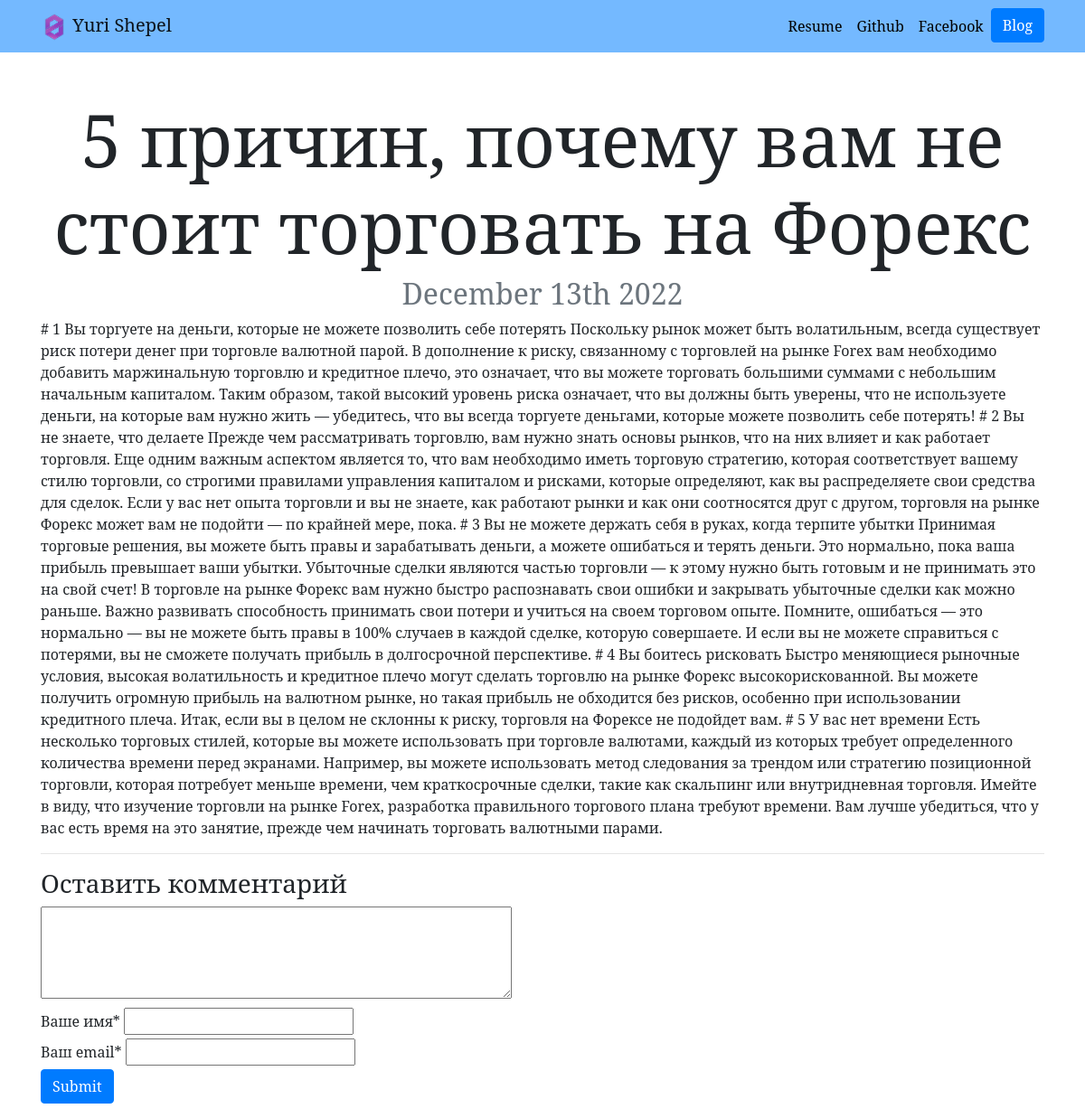
The page /blog/1/ on the database as committed earlier.
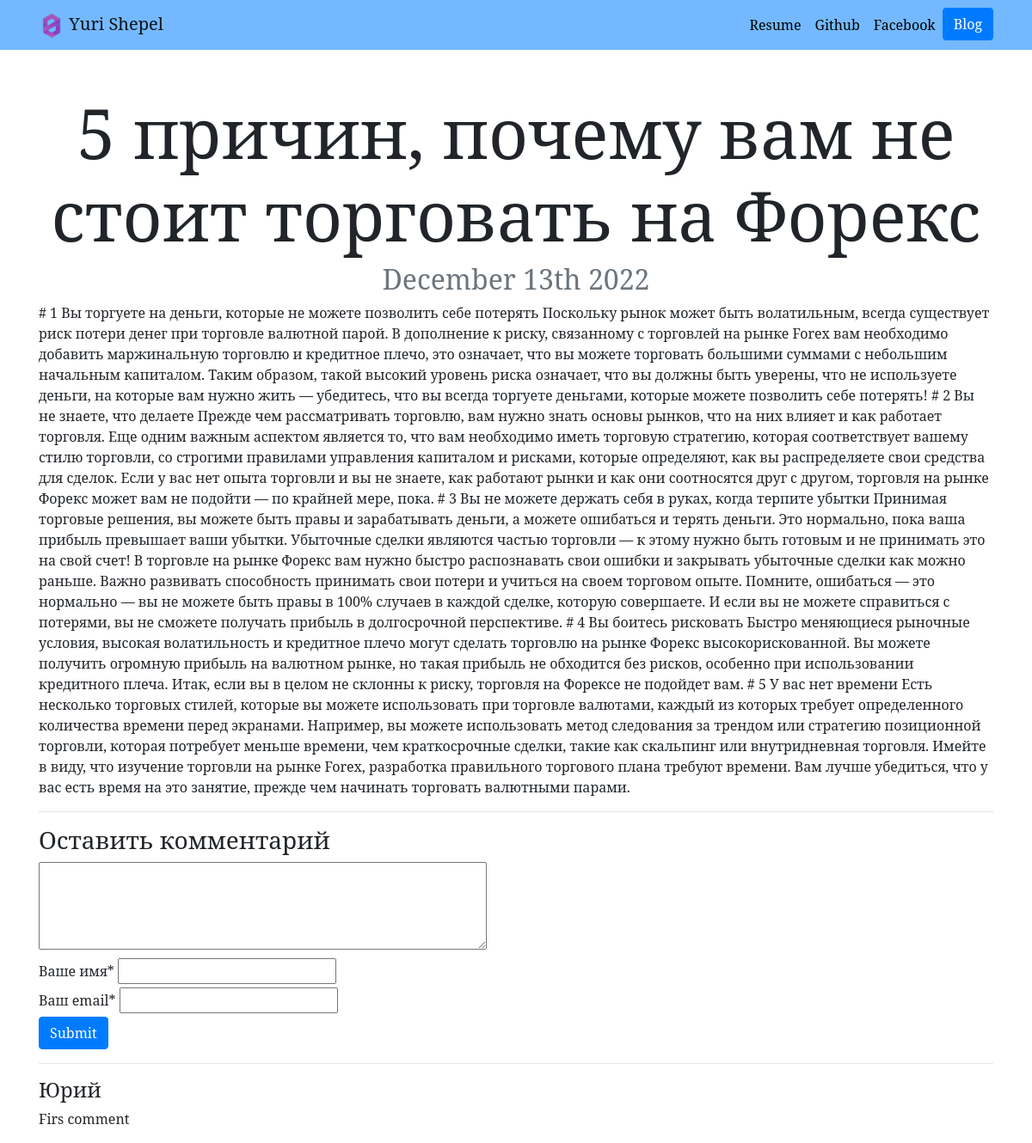
The same page on the database as committed later.
### blog/models.py (models this page shows, shortened)
class Comments(models.Model):
    name = models.CharField('Name', max_length=30)
    email = models.EmailField()
    text = models.TextField('Comment', max_length=500)
    post = models.ForeignKey(Post, on_delete=models.CASCADE)
    class Meta():
        verbose_name = 'Comments'
        verbose_name_plural = 'Comments'

### blog/views.py (the view)
# urls.py: path('<int:post_id>/', views.Detail.as_view(), name='detail'),
class Detail(View):
    def get(self, request, post_id):
        post = get_object_or_404(Post, pk=post_id)
        return render(request, 'blog/detail.html', {'post': post})

### blog/templates/blog/detail.html (shortened to what this page needs)
{% extends 'portfolio/base.html' %}
{% block content %}
    <h1 class="text-center mt-5" id="blogdetailtitle">{{ post.title }}</h1>
    <h2 class="text-center text-muted mb5">{{ post.date|date:"F jS Y" }}</h2>
    {{ post.content|safe }}
    <hr>
    <div class="text-left mt-3">
        <h3>Оставить комментарий</h3>
        <form action="{% url 'blog:add_comments' post.id %} " method="post">
            <div>
                <textarea name="text" rows="4" cols="50" ></textarea>
             </div>
            <div class="mt-1">
                <lable>Ваше имя*</lable>
                <input type="text" name="name">
             </div>
                <div class="mt-1">
                <lable>Ваш email*</lable>
                <input type="email" name="email">
             </div>
                <div class="mt-1 mb-3">
                <input type="submit" name="" id="" class="btn btn-primary">
             </div>
        </form>
        <div>
            {% for comment in post.comments_set.all %}
                <hr>
                <div>
                <h4>{{ comment.name }}</h4>
                <p>{{ comment.text }}</p>
                </div>
            {% endfor %}
        </div>
    </div>
{% endblock %}

Rows that differ between the two databases and show on the page:
added Comments: name "Юрий", text "Firs comment"
